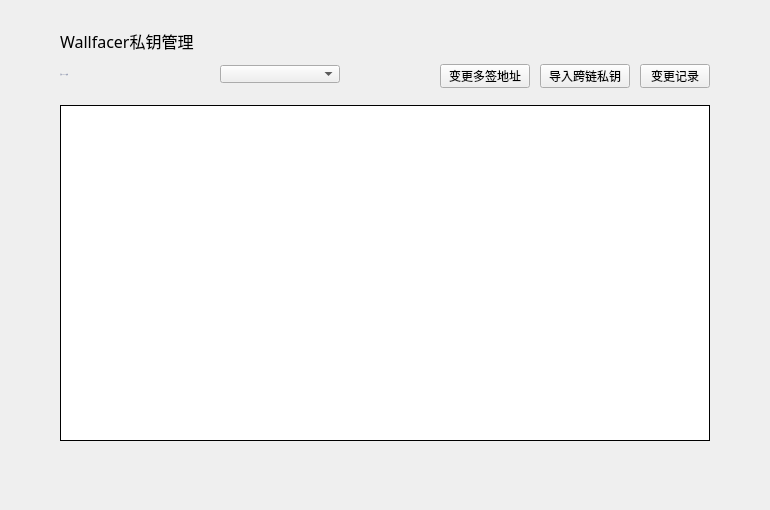
<?xml version="1.0" encoding="UTF-8"?>
<ui version="4.0">
 <class>GuardKeyManagePage</class>
 <widget class="QWidget" name="GuardKeyManagePage">
  <property name="geometry">
   <rect>
    <x>0</x>
    <y>0</y>
    <width>770</width>
    <height>510</height>
   </rect>
  </property>
  <property name="windowTitle">
   <string>Form</string>
  </property>
  <widget class="QTableWidget" name="multisigTableWidget">
   <property name="geometry">
    <rect>
     <x>60</x>
     <y>105</y>
     <width>650</width>
     <height>336</height>
    </rect>
   </property>
   <property name="cursor" stdset="0">
    <cursorShape>ArrowCursor</cursorShape>
   </property>
   <property name="layoutDirection">
    <enum>Qt::LeftToRight</enum>
   </property>
   <property name="styleSheet">
    <string notr="true"/>
   </property>
   <property name="frameShape">
    <enum>QFrame::Box</enum>
   </property>
   <property name="frameShadow">
    <enum>QFrame::Plain</enum>
   </property>
   <property name="verticalScrollBarPolicy">
    <enum>Qt::ScrollBarAsNeeded</enum>
   </property>
   <property name="horizontalScrollBarPolicy">
    <enum>Qt::ScrollBarAlwaysOff</enum>
   </property>
   <property name="autoScroll">
    <bool>true</bool>
   </property>
   <property name="editTriggers">
    <set>QAbstractItemView::NoEditTriggers</set>
   </property>
   <property name="selectionMode">
    <enum>QAbstractItemView::NoSelection</enum>
   </property>
   <property name="iconSize">
    <size>
     <width>19</width>
     <height>12</height>
    </size>
   </property>
   <property name="showGrid">
    <bool>true</bool>
   </property>
   <property name="gridStyle">
    <enum>Qt::SolidLine</enum>
   </property>
   <attribute name="horizontalHeaderVisible">
    <bool>false</bool>
   </attribute>
   <attribute name="horizontalHeaderCascadingSectionResizes">
    <bool>false</bool>
   </attribute>
   <attribute name="horizontalHeaderHighlightSections">
    <bool>false</bool>
   </attribute>
   <attribute name="verticalHeaderVisible">
    <bool>false</bool>
   </attribute>
   <attribute name="verticalHeaderHighlightSections">
    <bool>false</bool>
   </attribute>
   <column>
    <property name="text">
     <string>币种</string>
    </property>
    <property name="font">
     <font>
      <family>微软雅黑</family>
     </font>
    </property>
    <property name="textAlignment">
     <set>AlignCenter</set>
    </property>
   </column>
   <column>
    <property name="text">
     <string>热钱包多签地址</string>
    </property>
    <property name="font">
     <font>
      <family>微软雅黑</family>
     </font>
    </property>
    <property name="textAlignment">
     <set>AlignCenter</set>
    </property>
   </column>
   <column>
    <property name="text">
     <string>冷钱包多签地址</string>
    </property>
    <property name="font">
     <font>
      <family>微软雅黑</family>
     </font>
    </property>
    <property name="textAlignment">
     <set>AlignCenter</set>
    </property>
   </column>
   <column>
    <property name="text">
     <string>生效区块</string>
    </property>
    <property name="font">
     <font>
      <family>微软雅黑</family>
     </font>
    </property>
    <property name="textAlignment">
     <set>AlignCenter</set>
    </property>
   </column>
   <column>
    <property name="text">
     <string>状态</string>
    </property>
    <property name="font">
     <font>
      <family>微软雅黑</family>
     </font>
    </property>
    <property name="textAlignment">
     <set>AlignCenter</set>
    </property>
   </column>
   <column>
    <property name="text">
     <string>操作</string>
    </property>
    <property name="font">
     <font>
      <family>微软雅黑</family>
     </font>
    </property>
    <property name="textAlignment">
     <set>AlignCenter</set>
    </property>
   </column>
  </widget>
  <widget class="QLabel" name="label">
   <property name="geometry">
    <rect>
     <x>60</x>
     <y>65</y>
     <width>160</width>
     <height>18</height>
    </rect>
   </property>
   <property name="font">
    <font>
     <family>微软雅黑</family>
     <pointsize>-1</pointsize>
     <weight>50</weight>
     <italic>false</italic>
     <bold>false</bold>
    </font>
   </property>
   <property name="styleSheet">
    <string notr="true">QLabel{color: rgb(135,144,172);font: 14px &quot;微软雅黑&quot;;}
</string>
   </property>
   <property name="text">
    <string>当前Wallfacer账号</string>
   </property>
   <property name="alignment">
    <set>Qt::AlignLeading|Qt::AlignLeft|Qt::AlignVCenter</set>
   </property>
  </widget>
  <widget class="QComboBox" name="accountComboBox">
   <property name="geometry">
    <rect>
     <x>220</x>
     <y>65</y>
     <width>120</width>
     <height>18</height>
    </rect>
   </property>
   <property name="font">
    <font>
     <family>微软雅黑</family>
     <weight>50</weight>
     <bold>false</bold>
    </font>
   </property>
   <property name="focusPolicy">
    <enum>Qt::NoFocus</enum>
   </property>
   <property name="styleSheet">
    <string notr="true"/>
   </property>
  </widget>
  <widget class="QLabel" name="title_label">
   <property name="geometry">
    <rect>
     <x>60</x>
     <y>28</y>
     <width>300</width>
     <height>26</height>
    </rect>
   </property>
   <property name="font">
    <font>
     <family>微软雅黑</family>
     <pointsize>12</pointsize>
     <weight>50</weight>
     <italic>false</italic>
     <bold>false</bold>
    </font>
   </property>
   <property name="styleSheet">
    <string notr="true"/>
   </property>
   <property name="text">
    <string>Wallfacer私钥管理</string>
   </property>
  </widget>
  <widget class="QToolButton" name="historyBtn">
   <property name="geometry">
    <rect>
     <x>640</x>
     <y>64</y>
     <width>70</width>
     <height>24</height>
    </rect>
   </property>
   <property name="font">
    <font>
     <family>微软雅黑</family>
     <weight>50</weight>
     <italic>false</italic>
     <bold>false</bold>
    </font>
   </property>
   <property name="cursor">
    <cursorShape>PointingHandCursor</cursorShape>
   </property>
   <property name="focusPolicy">
    <enum>Qt::NoFocus</enum>
   </property>
   <property name="styleSheet">
    <string notr="true"/>
   </property>
   <property name="text">
    <string>变更记录</string>
   </property>
  </widget>
  <widget class="QToolButton" name="importBtn">
   <property name="geometry">
    <rect>
     <x>540</x>
     <y>64</y>
     <width>90</width>
     <height>24</height>
    </rect>
   </property>
   <property name="font">
    <font>
     <family>微软雅黑</family>
     <weight>50</weight>
     <italic>false</italic>
     <bold>false</bold>
    </font>
   </property>
   <property name="cursor">
    <cursorShape>PointingHandCursor</cursorShape>
   </property>
   <property name="focusPolicy">
    <enum>Qt::NoFocus</enum>
   </property>
   <property name="styleSheet">
    <string notr="true"/>
   </property>
   <property name="text">
    <string>导入跨链私钥</string>
   </property>
  </widget>
  <widget class="QToolButton" name="changeAddressBtn">
   <property name="geometry">
    <rect>
     <x>440</x>
     <y>64</y>
     <width>90</width>
     <height>24</height>
    </rect>
   </property>
   <property name="font">
    <font>
     <family>微软雅黑</family>
     <weight>50</weight>
     <italic>false</italic>
     <bold>false</bold>
    </font>
   </property>
   <property name="cursor">
    <cursorShape>PointingHandCursor</cursorShape>
   </property>
   <property name="focusPolicy">
    <enum>Qt::NoFocus</enum>
   </property>
   <property name="styleSheet">
    <string notr="true"/>
   </property>
   <property name="text">
    <string>变更多签地址</string>
   </property>
  </widget>
  <widget class="QStackedWidget" name="stackedWidget">
   <property name="geometry">
    <rect>
     <x>0</x>
     <y>466</y>
     <width>770</width>
     <height>41</height>
    </rect>
   </property>
  </widget>
 </widget>
 <resources/>
 <connections/>
</ui>
